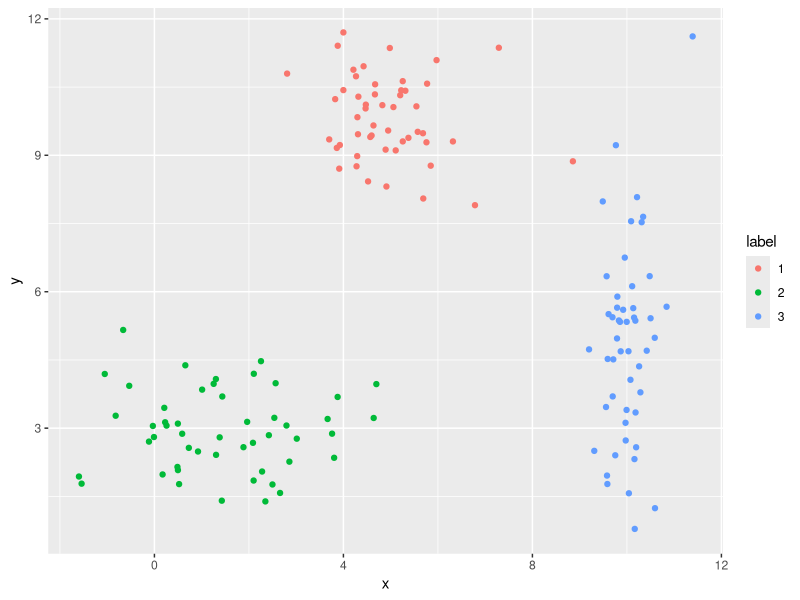

R code for this plot:
## ---- chunk 1

## ---- chunk 2
# first create individual clusters with different distribution parameters
x1 <- rnorm(50, mean = 5, sd = 1)
y1 <- rnorm(50, mean = 10, sd = 1)
df1 <- data.frame(x = x1, y = y1, label = 1)

x2 <- rnorm(50, mean = 1.5, sd = 1.5)
y2 <- rnorm(50, mean = 3, sd = 1)
df2 <- data.frame(x = x2, y = y2, label = 2)

x3 <- rnorm(50, mean = 10, sd = 0.5)
y3 <- rnorm(50, mean = 5, sd = 2)
df3 <- data.frame(x = x3, y = y3, label = 3)

combined <- rbind(df1, df2, df3)
combined$label <- as.factor(combined$label)
## ---- chunk 3
library(ggplot2)

g <- ggplot(combined, aes(x= x, y = y)) +
  geom_point(aes(color=label)) 
# note that label needs to be converted into a factor since otherwise ggplot will interpret it as a continuous variable when it really isn't!

g
